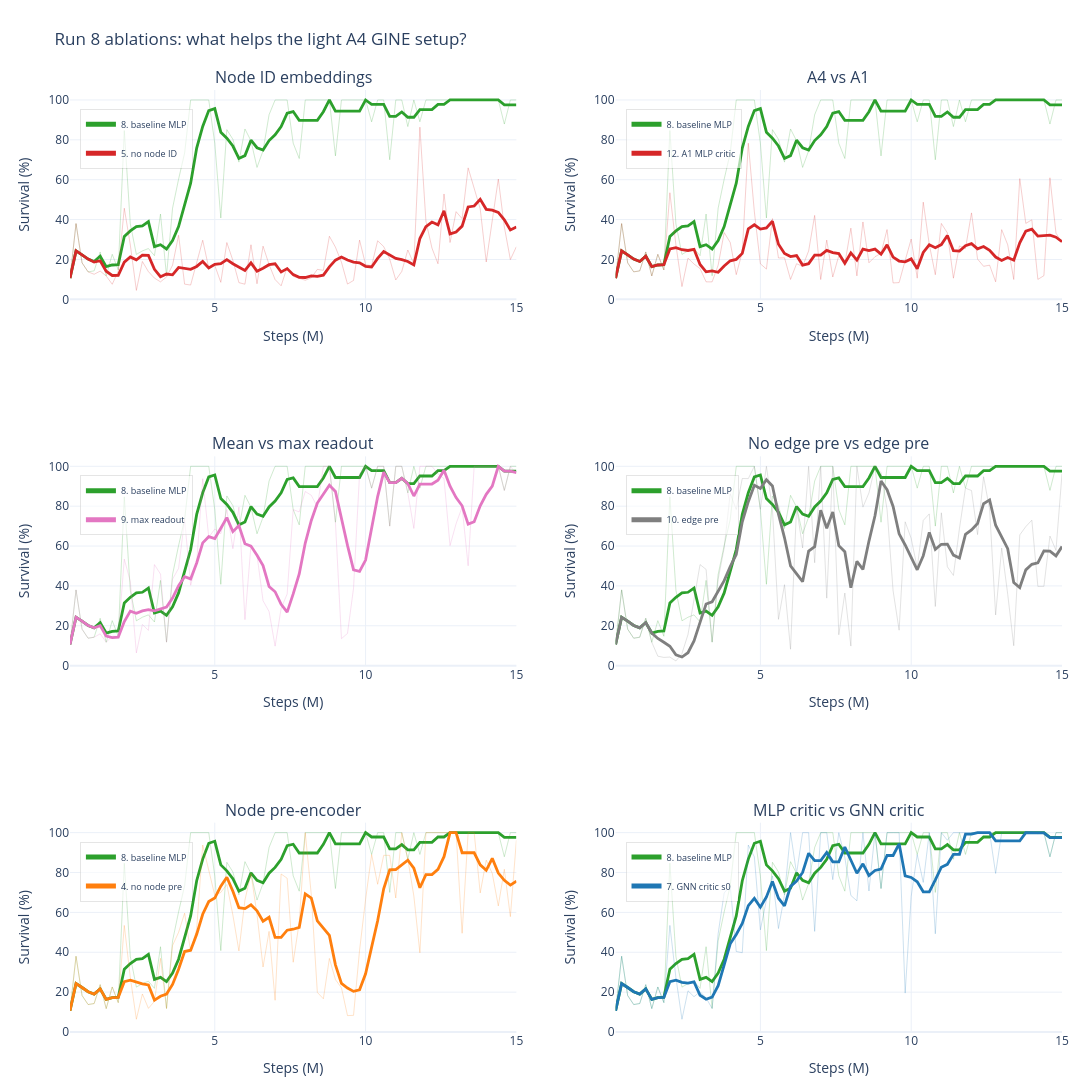

Notebook code cell kept with this figure:
### Code cell
# Focused high-signal ablations around run 8, the light A4 MLP-critic baseline.
# This is the cleanest plot for deciding what to keep/remove.
run8_ablation_groups = [
    ("Node ID embeddings", pair_specs(8, 5)),
    ("A4 vs A1", pair_specs(8, 12)),
    ("Mean vs max readout", pair_specs(8, 9)),
    ("No edge pre vs edge pre", pair_specs(8, 10)),
    ("Node pre-encoder", pair_specs(8, 4)),
    ("MLP critic vs GNN critic", pair_specs(8, 7)),
]

fig_run8 = plot_run_groups(
    run8_ablation_groups,
    split="test",
    smooth=5,
    show_raw=True,
    title="configs/gine_fast: run 8 ablations for the light A4 GINE setup",
    y_range=[0, 105],
    ncols=2,
    subplot_height=380,
    width=1500,
    save_name="numbered_gine_run8_ablation_comparisons",
)
fig_run8
